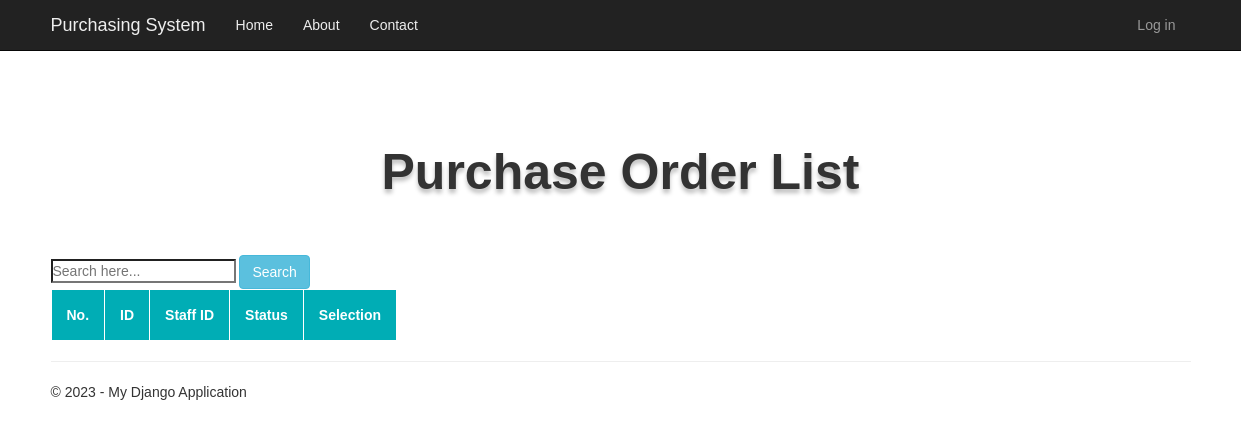
Page /purchaseOrderList on the earlier database version.
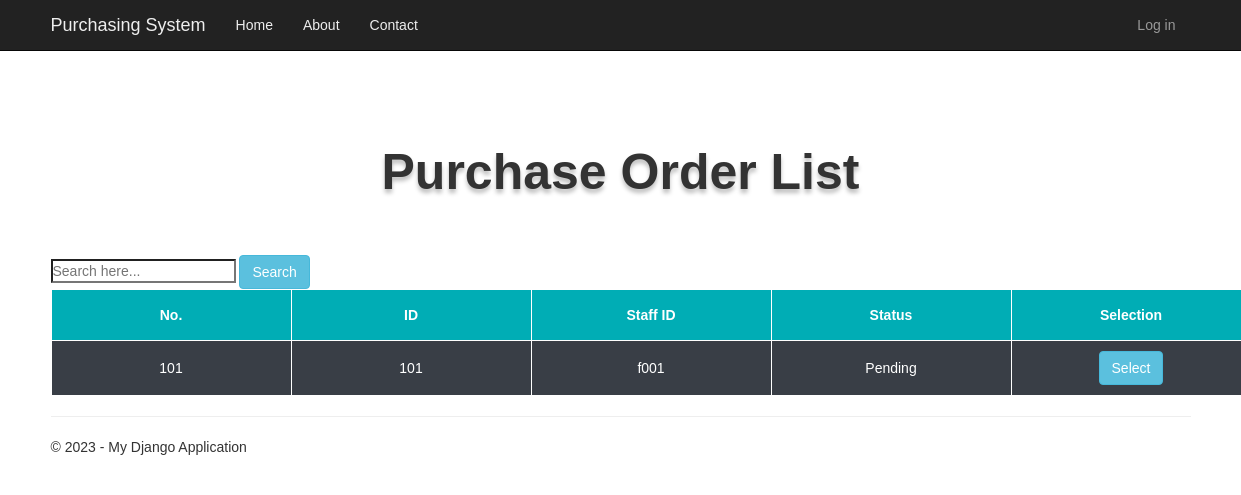
Same page on the later database version.
### app/models.py (models this page shows, shortened)
class PurchaseOrder(models.Model):
    purchaseOrderID = models.CharField(primary_key=True, max_length=10)
    staffID = models.ForeignKey(Staff,default=None, on_delete=models.CASCADE)
    quotationID = models.ForeignKey(Quotation,default=None, on_delete=models.CASCADE)
    vendorID = models.ForeignKey(Vendor,default=None, on_delete=models.CASCADE)
    qtyNeeded = models.IntegerField(default=None, null=True)
    qtyProvided = models.IntegerField(default=None, null=True)
    totalPrice = models.FloatField(default=None, null=True)
    poStatus = models.CharField(max_length=20, default="Pending")
    selected = models.BooleanField(default=False)

class Staff(models.Model):
    staffID = models.CharField(primary_key=True, max_length=10)
    password = models.CharField(max_length=5, null=True)
    def __str__(self):
        return str(self.staffID)

### viewPurchaseOrderStatus/views.py (the view)
# urls.py: re_path(r'^purchaseOrderList$', viewPurchaseOrderStatus_views.purchaseOrderList, name='purchaseOrderList'),
def purchaseOrderList(request):
    pl_list = PurchaseOrder.objects.all()
    context = {
        'title': 'Purchase Order List',
        'year': datetime.now().year,
        'pl_list': pl_list,
    }
    context['user'] = request.user
    return render(request,'purchaseOrderList.html',context)

### viewPurchaseOrderStatus/templates/purchaseOrderList.html (shortened to what this page needs)
{% extends "app/layout.html" %}
{% block content %}
<!DOCTYPE html>
<html lang="en">
<head>
</head>
    <body>
        <div>
            <br><br><br><br>
            <center>
            <h1>Purchase Order List</h1>
            </center>
            <br><br>
            <form class="margintop" action = 'searchItem' method='POST'>
                <input type="text" placeholder="Search here..." aria-label="Search here.." name = "searched")>
                <button class="btn btn-info">Search</button>
                </form>
                </div>
            <div>
            <table>
                <tr>
                    <th>No.</th>
                    <th>ID</th>
                    <th>Staff ID</th>
                    <th>Status</th>
                    <th>Selection</th>
                </tr>
                {% for pl in pl_list %}
                    {%if pl.poStatus == 'Pending' %}
                <tr>
                    <td>{{pl.purchaseOrderID}}</td>
                    <td>{{pl.purchaseOrderID}}</td>
                    <td>{{pl.staffID}}</td>
                    <td>{{pl.poStatus}}</td>
                    <td>
                    <form class='margintop' action='poDetail' method='POST'>
                        <button type="submit" value={{pl.purchaseOrderID}} name= {{pl.purchaseOrderID}} class="btn btn-info">
                            Select</button>
                      </form></td>
                </tr>
                {%endif%}
                {% endfor %}
            </table>
        </div>
    </body>
</html>
{% endblock %}

Differences in the rows shown:
now on this page (row edited): PurchaseOrder: purchaseOrderID "101", staffID "f001", poStatus "Pending"
